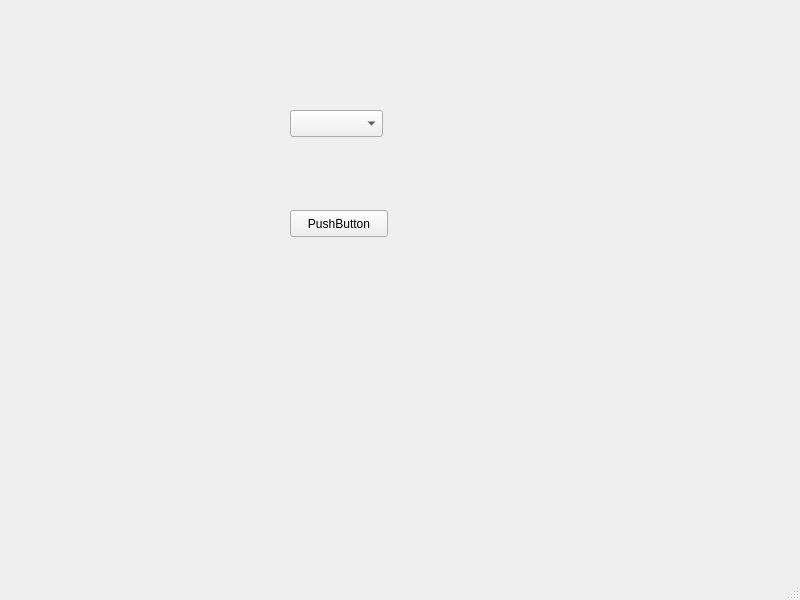
<?xml version="1.0" encoding="UTF-8"?>
<ui version="4.0">
 <class>MainWindow</class>
 <widget class="QMainWindow" name="MainWindow">
  <property name="geometry">
   <rect>
    <x>0</x>
    <y>0</y>
    <width>800</width>
    <height>600</height>
   </rect>
  </property>
  <property name="windowTitle">
   <string>MainWindow</string>
  </property>
  <widget class="QWidget" name="centralwidget">
   <widget class="QPushButton" name="pushButton">
    <property name="geometry">
     <rect>
      <x>290</x>
      <y>210</y>
      <width>98</width>
      <height>27</height>
     </rect>
    </property>
    <property name="text">
     <string>PushButton</string>
    </property>
   </widget>
   <widget class="QComboBox" name="comboBox">
    <property name="geometry">
     <rect>
      <x>290</x>
      <y>110</y>
      <width>93</width>
      <height>27</height>
     </rect>
    </property>
   </widget>
  </widget>
  <widget class="QMenuBar" name="menubar">
   <property name="geometry">
    <rect>
     <x>0</x>
     <y>0</y>
     <width>800</width>
     <height>24</height>
    </rect>
   </property>
  </widget>
  <widget class="QStatusBar" name="statusbar"/>
 </widget>
 <resources/>
 <connections/>
</ui>
